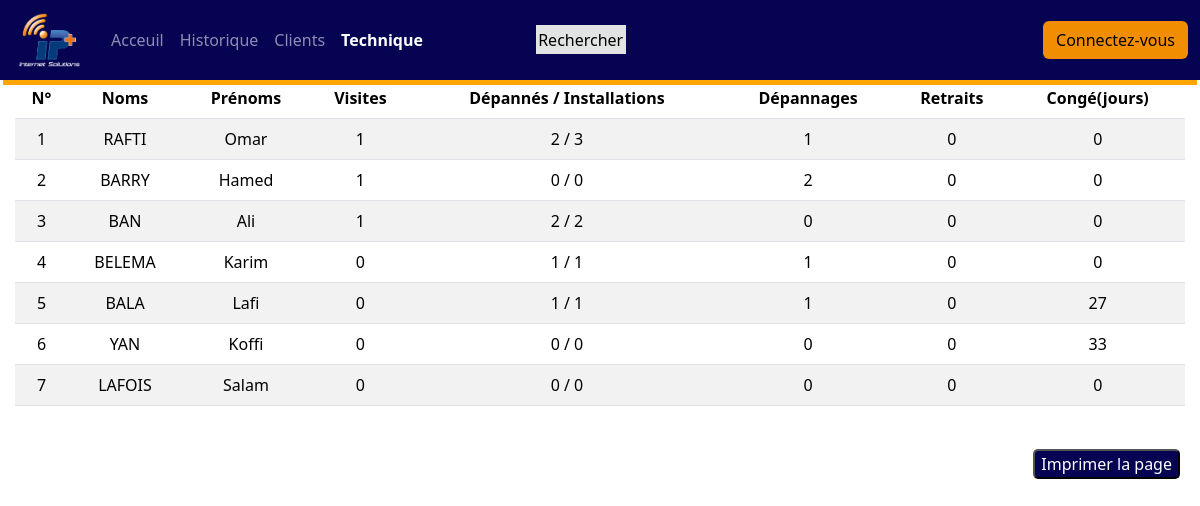
/technique/all, run on the app's committed database.
### home/models.py (models this page shows, shortened)
class Employe(models.Model):
    choix = [
        ('DG', 'Directeur Générale'),
        ('DAF', 'Directeur Affaire Financière'),
        ('DT', 'Directeur Technique'),
        ('Ingénieur', 'Ingénieur'),
        ('Technicien', 'Technicien'),
        ('Commercial', 'Commercial'),
    ]
    first_name = models.CharField(max_length=30)
    last_name = models.CharField(max_length=40)
    job = models.CharField(max_length=20,choices=choix,default='Technicien')
    phone_number = models.IntegerField()
    leave = models.BooleanField(default=False)
    profil = models.ImageField(upload_to='profil',null=True,blank=True)

### home/views.py (the view)
# urls.py: path('technique/all', views.techniqueAll, name='techniqueAll'),
def techniqueAll(request):
    users = Employe.objects.filter(Q(job='Technicien') | Q(job='Ingénieur'))
    employes = []
    for user in users:
        visite = Visite.objects.filter(employe = user)
        installation = Installation.objects.filter(employe = user)
        depannage = Depannage.objects.filter(employe = user)
        retrait = Retrait.objects.filter(employe = user)
        conges = Conge.objects.filter(employe = user)
        jours = 0
        i = 1
        for conge in conges:
            debut = datetime.strptime(str(conge.debut), '%Y-%m-%d')
            fin = datetime.strptime(str(conge.fin), '%Y-%m-%d')
            if fin > debut:
                tmp = str(fin - debut)
                tmp = int(tmp[0:len(tmp)-14])
                jours += tmp
                i += 1
        panne = 0
        for x in installation:
            if Depannage.objects.select_related("client").all().filter(client = x.client):
                panne += 1
        employe = {
            'visites' : visite,
            'nbr_visite' : len(visite),
            'installations' : installation,
            'nbr_installation' : len(installation),
            'depannages' : depannage,
            'nbr_depannage' : len(depannage),
            'retraits' : retrait,
            'nbr_retrait' : len(retrait),
            'user' : user,
            'panne' : panne,
            'jours' : jours,
            'total' : len(visite) + len(installation) + len(depannage) + len(retrait), # nombre total d'activité
        }
        employes.append(employe)
    employes = sorted(employes, key=lambda t: t['total'], reverse=True)
    pk = 1
    for employe in employes:
        employe.update({'pk' : pk})
        pk += 1
    context = {
        'employes' : employes
    }
    return render(request,'home/techniqueAll.html',context)

### home/templates/home/techniqueAll.html (shortened to what this page needs)
{% extends './base.html' %}
{% load static %}
{% block recherche %}
  <a href="{% url 'technique'%}" style="background-color: #E2E4E4;text-decoration: none;color: black; padding:0.4%;margin-left: 15% ;">
  Rechercher
  </a>
{% endblock %}
{% block content %}
   <br>
	<div class="voir" style="margin-right: 15px;margin-left: 15px;">
		<table class="table table-striped">
		  <thead>
		    <tr>
	      <th scope="col" class="centre">N°</th>
	      <th scope="col" class="centre">Noms</th>
	      <th scope="col" class="centre">Prénoms</th>
	      <th scope="col" class="centre">Visites</th>
	      <th scope="col" class="centre">Dépannés / Installations</th>
	      <th scope="col" class="centre">Dépannages</th>
	      <th scope="col" class="centre">Retraits</th>
	      <th scope="col" class="centre">Congé(jours)</th>
		    </tr>
		  </thead>
		  <tbody>
		  {% for employe in employes %}
		    <tr>
		      <td class="centre">{{employe.pk}}</td>
		      <td class="centre">{{employe.user.last_name |upper}}</td>
		      <td class="centre">{{employe.user.first_name | title }}</td>
		      <td class="centre">{{employe.nbr_visite}}</td>
		      <td class="centre">{{employe.panne}} / {{employe.nbr_installation}}</td>
		      <td class="centre">{{employe.nbr_depannage}}</td>
		      <td class="centre">{{employe.nbr_retrait}}</td>
		      <td class="centre">{{employe.jours}}</td>
		    </tr>
		   {% endfor %}
		 </tbody>
		</table>
</div>
{% include './impression.html'%}
{% endblock %}

### home/static/css/style.css (style rules this page uses)
.centre { text-align: center; }

### data on the page
Employe: user.last_name "RAFTI", user.first_name "Omar", pk "7", user.last_name "LAFOIS", user.first_name "Salam", nbr_visite "0", panne "0", nbr_installation "0", nbr_depannage "0", nbr_retrait "0", jours "0"
Employe: user.last_name "BARRY", user.first_name "Hamed"
Employe: user.last_name "BAN", user.first_name "Ali"
Employe: user.last_name "BELEMA", user.first_name "Karim"
Employe: user.last_name "BALA", user.first_name "Lafi"
Employe: user.last_name "YAN", user.first_name "Koffi"

### other printed values
{{ employe.pk }} "1" "2" "3" "4" "5" "6"
{{ employe.nbr_visite }} "1" "1" "1" "0" "0" "0"
{{ employe.panne }} "2" "0" "2" "1" "1" "0"
{{ employe.nbr_installation }} "3" "0" "2" "1" "1" "0"
{{ employe.nbr_depannage }} "1" "2" "0" "1" "1" "0"
{{ employe.nbr_retrait }} "0" "0" "0" "0" "0" "0"
{{ employe.jours }} "0" "0" "0" "0" "27" "33"
